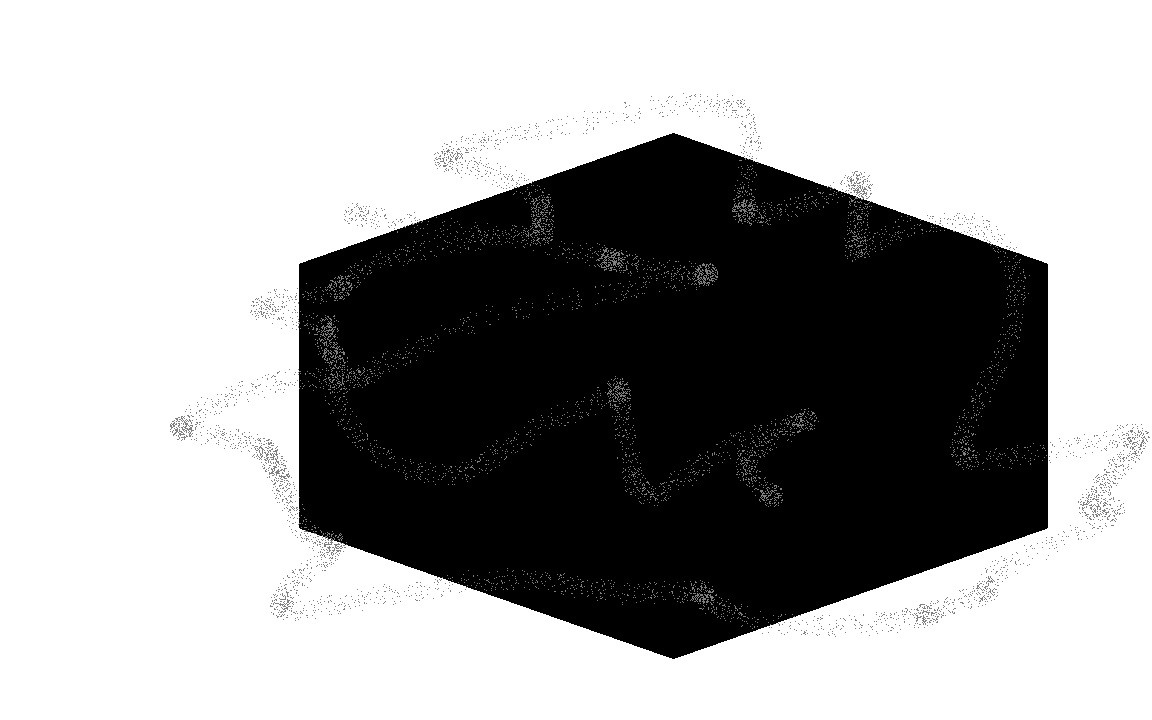
//> input picture Assignment2/school_data/HoughPicture.jpg, 1152 x 720 px
$ ./assignment2 school_data/HoughPicture.jpg   (built with g++ and OpenCV 4)
//> lines starting //> are read from the running program, lines starting //| are printed output that depends on the picture; after the words box and inside, x2 and y2 are one past the last pixel; in counts of white or black regions, pixels touching at a corner belong together
#include <opencv2/opencv.hpp>

#define CATCH(a) try{ a } catch(const std::exception& ex){ std::cout << ex.what() << std::endl; }
#define degreesToRadians(angleDegrees) ((angleDegrees) * CV_PI / 180.0)
#define radiansToDegrees(angleRadians) ((angleRadians) * 180.0 / CV_PI)

using namespace cv;

struct parameters
{
	int low_threshold;
	int high_threshold;
	int max_threshold;
	int gap;
	int max_gap;
	int line_threshold;
	int max_line_threshold;
	int erosion_method;
	int max_erosion_method;
	int erosion_size;
	int max_erosion_size;
	int gaus_size;
	int max_gaus_size;
	int dilate_method;
	int max_dilate_method;
	int dilate_size;
	int max_dilate_size;

	int circle_mindist;
	int circle_max_mindist;
	int circle_param1;
	int circle_max_param1;
	int circle_param2;
	int circle_max_param2;
	int circle_min_radius;
	int circle_max_radius;
	int circle_max_value;

	parameters()
	{
		low_threshold		= 19;
		high_threshold		= 255;
		max_threshold		= 255;
		gap					= 255;
		max_gap				= 255;
		line_threshold		= 180;
		max_line_threshold	= 255;
		erosion_method		= 0;
		max_erosion_method	= 2;
		erosion_size		= 0;
		max_erosion_size	= 255;
		gaus_size			= 12;
		max_gaus_size		= 12;
		dilate_method		= 0;
		max_dilate_method	= 2;
		dilate_size			= 0;
		max_dilate_size		= 255;
		circle_mindist		= 50;
		circle_max_mindist	= 255;
		circle_param1		= 200;
		circle_max_param1	= 1024;
		circle_param2		= 100;
		circle_max_param2	= 1024;
		circle_min_radius	= 0;
		circle_max_radius	= 1024;
		circle_max_value	= 1024;
	}
};

struct windows_names
{
	std::string params;
	std::string clean;
	std::string edges;
	std::string hough;
	std::string circlehough;

	windows_names()
	{
		params = "Parameters";
		clean = "Cleanup";
		edges = "Edges";
		hough = "Hough Lines";
		circlehough = "Circles";
	}
};

struct workspace
{
	Mat src;
	Mat src_gray;
	Mat dst_clean;
	Mat dst_edges;
	Mat dst_hough;
	Mat dst_circlehough;
};

workspace ws;
windows_names windows;
parameters params;

// lines
Scalar GetColor(int i, size_t max)
{
	if (max == 6)
	{
		return Scalar(
			255 * (i == 4 || i == 0 || i == 3),
			255 * (i == 1 || i == 3 || i == 5),
			255 * (i == 2 || i == 4 || i == 5)
		);
	}
	return Scalar(64 * (i % 5), 64 * ((1 + i) % 5), 64 * ((2 + i) % 5));
}

double Degrees(const Vec4i &v1, const Vec4i &v2, Point& r)
{
	// get cross
	Point o1(v1[0], v1[1]);
	Point p1(v1[2], v1[3]);
	Point o2(v2[0], v2[1]);
	Point p2(v2[2], v2[3]);

	Point x = o2 - o1;
	Point d1 = p1 - o1;
	Point d2 = p2 - o2;

	double cross_value = d1.x*d2.y - d1.y*d2.x;
	if (abs(cross_value) < /*EPS*/1e-8)
	{
		return 0.0;
	}

	double t1 = (x.x * d2.y - x.y * d2.x) / cross_value;
	Point b =
		o1 + d1 * t1;
	Point a =
		cv::norm(b - o1) > cv::norm(b - p1) ? o1 : p1;
	Point c =
		cv::norm(b - o2) > cv::norm(b - p2) ? o2 : p2;

	// get angle
	Point ab = { b.x - a.x, b.y - a.y };
	Point cb = { b.x - c.x, b.y - c.y };

	double dot = (ab.x * cb.x + ab.y * cb.y); // dot product
	double cross = (ab.x * cb.y - ab.y * cb.x); // cross product

	double alpha = atan2(cross, dot);

	r = b;

	return floor(alpha * 180.0 / CV_PI + 0.5);
}

Point Mid(const Point &v1, const Point &v2, double distance = 0.5)
{
	return (v1 + v2) * distance;
}

Point Mid(const Vec4i &v1, const Vec4i &v2, double distance = 0.5)
{
	return Mid(
		Mid(Point(v1[0], v1[1]), Point(v1[2], v1[3])),
		Mid(Point(v2[0], v2[1]), Point(v2[2], v2[3])),
		distance
	);
}

std::pair<int, int> FindNeightbour(const std::vector<Vec4i>& lines, int location, int point, double max_distance = 25.0)
{
	int real_point = 2 * point;
	Point a(lines[location][real_point + 0], lines[location][real_point + 1]);

	for (int i = 0; i < lines.size(); ++i)
	{
		if (i == location)
		{
			continue;
		}

		for (int j = 0; j < 2; ++j)
		{
			int j_point = 2 * j;
			Point b(lines[i][j_point + 0], lines[i][j_point + 1]);
			if (cv::norm(b - a) < max_distance)
			{
				return std::pair<int, int>(i, j);
			}
		}
	}

	return std::pair<int, int>(location, point);
}

void HoughUpdate(int a, void* b)
{
	std::vector<Vec4i> lines;
	char counter[2] = { 'a', 0 };

	HoughLinesP(ws.dst_edges, lines, 1, CV_PI / 180, params.line_threshold, 0, params.gap);
	cvtColor(ws.dst_edges, ws.dst_hough, CV_GRAY2BGR);
	for (int i = 0; i < lines.size(); i++)
	{
		Vec4i l = lines[i];
		line(ws.dst_hough, Point(l[0], l[1]), Point(l[2], l[3]), GetColor(i, lines.size()), 3, CV_AA);

		for(int j = 0; j < 2; ++j)
		{
			std::pair<int, int> neightbour = FindNeightbour(lines, i, j);
			if (neightbour.first > i)
			{
				Vec4i p = lines[neightbour.first];
				Point r;
				double degrees = Degrees(l, p, r);
				Point mid = Mid(l, p);

				std::string corner
					= std::string(counter)
					+ "(" + std::to_string(r.x) + ", " + std::to_string(r.y) + ")"
					+ " " + std::to_string((int)degrees) + "deg";

				putText(ws.dst_hough, corner, mid,
					FONT_HERSHEY_COMPLEX_SMALL, 0.8, GetColor(i, lines.size()), 1, CV_AA);
				putText(ws.dst_hough, corner, mid - Point(1, 1),
					FONT_HERSHEY_COMPLEX_SMALL, 0.8, GetColor(i - 1, lines.size()), 1, CV_AA);

				++counter[0];
			}
		}
	}

	imshow(windows.hough, ws.dst_hough);
}

// circles

void CircleUpdate(int a, void* b)
{
	std::vector<Vec3f> circles;

	GaussianBlur(ws.dst_edges, ws.dst_circlehough, Size(1 + params.gaus_size * 2, 1 + params.gaus_size * 2), 0.0);
	HoughCircles(ws.dst_edges, circles, CV_HOUGH_GRADIENT, 1, params.circle_mindist, params.circle_param1, params.circle_param2, params.circle_min_radius, params.circle_max_radius);

	ws.dst_circlehough = ws.src.clone();

	for (size_t i = 0; i < circles.size(); i++)
	{
		Point center(cvRound(circles[i][0]), cvRound(circles[i][1]));
		int radius = cvRound(circles[i][2]);

		circle(ws.dst_circlehough, center, 3, Scalar(0, 255, 0), -1, 8, 0);
		circle(ws.dst_circlehough, center, radius, Scalar(0, 0, 255), 3, 8, 0);
	}

	imshow(windows.circlehough, ws.dst_circlehough);
}

// main

void EdgesUpdate(int a, void* b)
{
	Canny(ws.dst_clean, ws.dst_edges, params.low_threshold, params.high_threshold, 3);

	imshow(windows.edges, ws.dst_edges);

	CircleUpdate(a, b);
	HoughUpdate(a, b);
}

void CleanUpdate(int a, void* b)
{
	if (params.gaus_size > 0)
	{
		GaussianBlur(ws.src_gray, ws.dst_clean, Size(1 + params.gaus_size * 2, 1 + params.gaus_size * 2), 0.0);
	}
	else
	{
		ws.dst_clean = ws.src_gray.clone();
	}

	if (params.erosion_size > 0)
	{
		Mat element = getStructuringElement(params.erosion_method,
			Size(2 * params.erosion_size + 1, 2 * params.erosion_size + 1),
			Point(params.erosion_size, params.erosion_size));

		erode(ws.dst_clean, ws.dst_clean, element);
	}

	if (params.dilate_size > 0)
	{
		Mat element = getStructuringElement(params.dilate_method,
			Size(2 * params.dilate_size + 1, 2 * params.dilate_size + 1),
			Point(params.dilate_size, params.dilate_size));

		dilate(ws.dst_clean, ws.dst_clean, element);
	}

	imshow(windows.clean, ws.dst_clean);

	EdgesUpdate(a, b);
}

void CreateWindows()
{
	namedWindow(windows.params, CV_WINDOW_NORMAL);
	namedWindow(windows.clean, CV_WINDOW_AUTOSIZE);
	namedWindow(windows.edges, CV_WINDOW_AUTOSIZE);
	namedWindow(windows.hough, CV_WINDOW_AUTOSIZE);
	namedWindow(windows.circlehough, CV_WINDOW_AUTOSIZE);

	createTrackbar("Low Thres:", windows.params, &params.low_threshold, params.max_threshold, CleanUpdate);
	createTrackbar("High Thres:", windows.params, &params.high_threshold, params.max_threshold, CleanUpdate);
	createTrackbar("Max Gap:", windows.params, &params.gap, params.max_gap, CleanUpdate);
	createTrackbar("Line Threshold:", windows.params, &params.line_threshold, params.max_line_threshold, CleanUpdate);
	createTrackbar("Erosion Method:", windows.params, &params.erosion_method, params.max_erosion_method, CleanUpdate);
	createTrackbar("Erosion Size:", windows.params, &params.erosion_size, params.max_erosion_size, CleanUpdate);
	createTrackbar("Dilate Method:", windows.params, &params.dilate_method, params.max_dilate_method, CleanUpdate);
	createTrackbar("Dilate Size:", windows.params, &params.dilate_size, params.max_dilate_size, CleanUpdate);
	createTrackbar("Gaus Size:", windows.params, &params.gaus_size, params.max_gaus_size, CleanUpdate);

	createTrackbar("Circle Dmin:", windows.params, &params.circle_mindist, params.circle_max_mindist, CleanUpdate);
	createTrackbar("Circle P1:", windows.params, &params.circle_param1, params.circle_max_param1, CleanUpdate);
	createTrackbar("Circle P2:", windows.params, &params.circle_param2, params.circle_max_param2, CleanUpdate);
	createTrackbar("Circle Rmin:", windows.params, &params.circle_min_radius, params.circle_max_value, CleanUpdate);
	createTrackbar("Circle Rmax:", windows.params, &params.circle_max_radius, params.circle_max_value, CleanUpdate);
}

int main(int argc, char** argv)
{
	if (argc < 2)
	{
		return 1;
	}
	// "HoughPicture.jpg"
	// "EuroCoins.jpg"
	// "EuroCoins2.jpg"

	/// Load an image
	ws.src = imread(argv[1]);
//> ws.src is the input picture: 720 rows x 1152 cols, CV_8UC3; min 0, max 255, mean 164.3
	if (argv[1][0] == 'E')
	{
		params.gaus_size = 2;
	}

	/// Convert the image to grayscale
	cvtColor(ws.src, ws.src_gray, CV_BGR2GRAY);

	CreateWindows();

	CleanUpdate(0, nullptr);
//> in CleanUpdate, `GaussianBlur(ws.src_gray, ws.dst_clean, Size(1 + params.gaus_size * 2,..`:
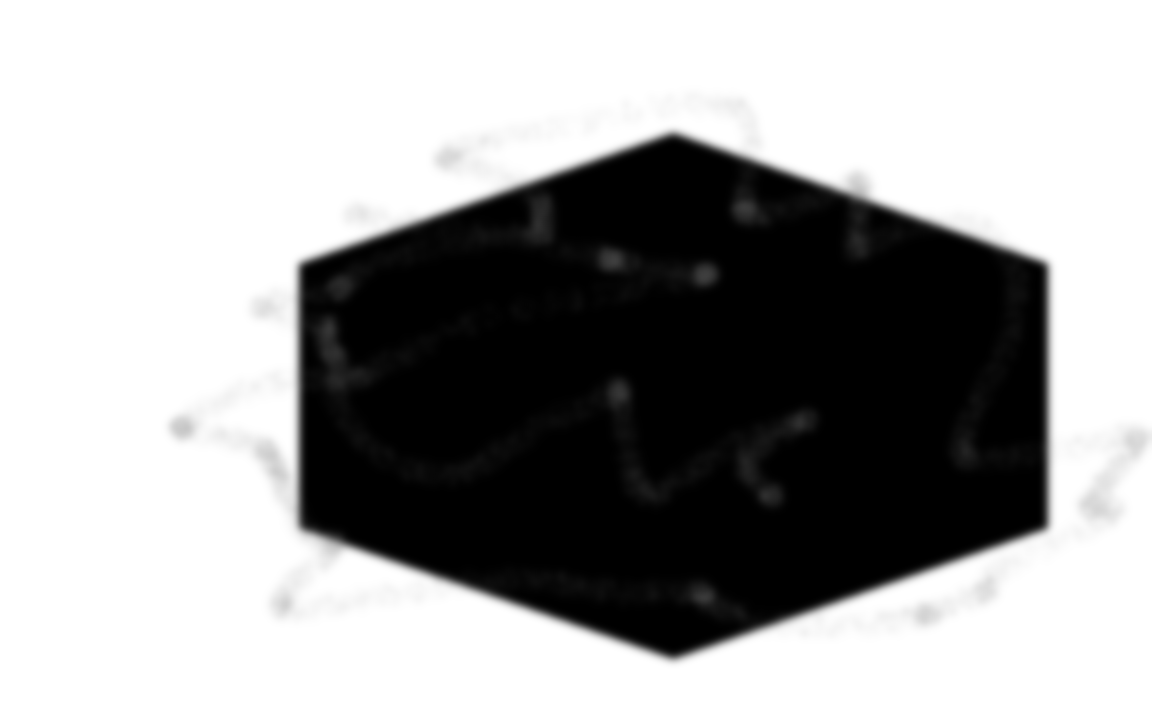
//> ws.dst_clean: 720 rows x 1152 cols, CV_8UC1; min 0, max 255, mean 164.3
//> in EdgesUpdate, `Canny(ws.dst_clean, ws.dst_edges, params.low_threshold, params.high_th..`:
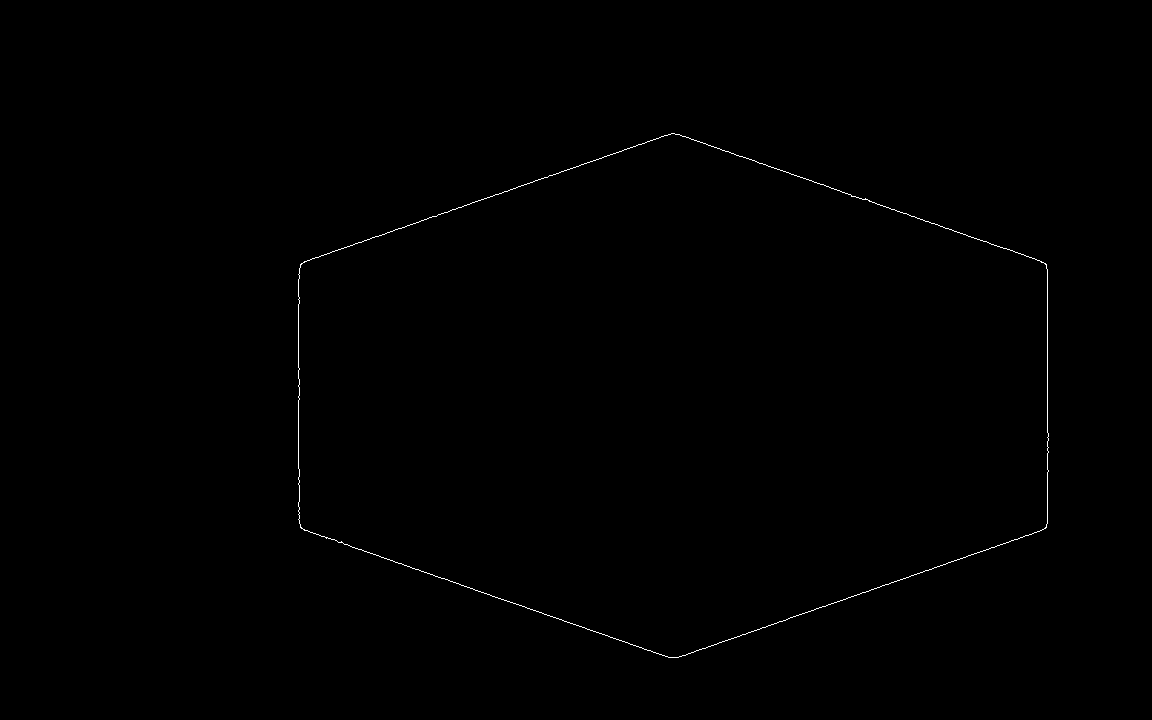
//> ws.dst_edges: 720 rows x 1152 cols, CV_8UC1; 0.24% white in thin lines or dots, all inside (x1, y1, x2, y2) = (298, 133, 1049, 658)
//> in CircleUpdate, `GaussianBlur(ws.dst_edges, ws.dst_circlehough, Size(1 + params.gaus_si..`:
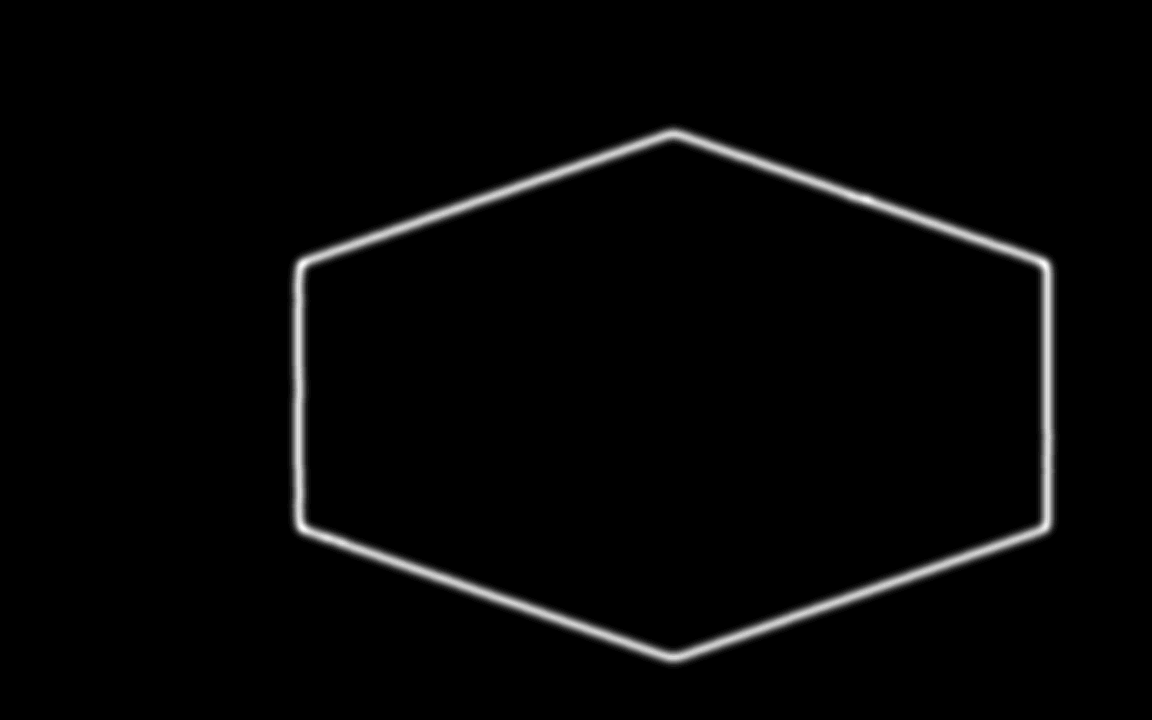
//> ws.dst_circlehough: 720 rows x 1152 cols, CV_8UC1; min 0, max 29, mean 0.6; drawn with min black and max white
//> in CircleUpdate, `HoughCircles(ws.dst_edges, circles, CV_HOUGH_GRADIENT, 1, params.circl..`: circles = empty
//> in HoughUpdate, `HoughLinesP(ws.dst_edges, lines, 1, CV_PI / 180, params.line_threshold..`: lines = 6 lines (x1, y1, x2, y2): [1047, 523, 1047, 269], [412, 568, 670, 657], [676, 657, 931, 569], [671, 133, 1039, 260], [312, 258, 674, 133], [298, 519, 298, 274]
//> the loop in HoughUpdate, `for (int i = 0; i < lines.size(); i++)` made 6 passes
//> after the loop in HoughUpdate, `for (int i = 0; i < lines.size(); i++)`:
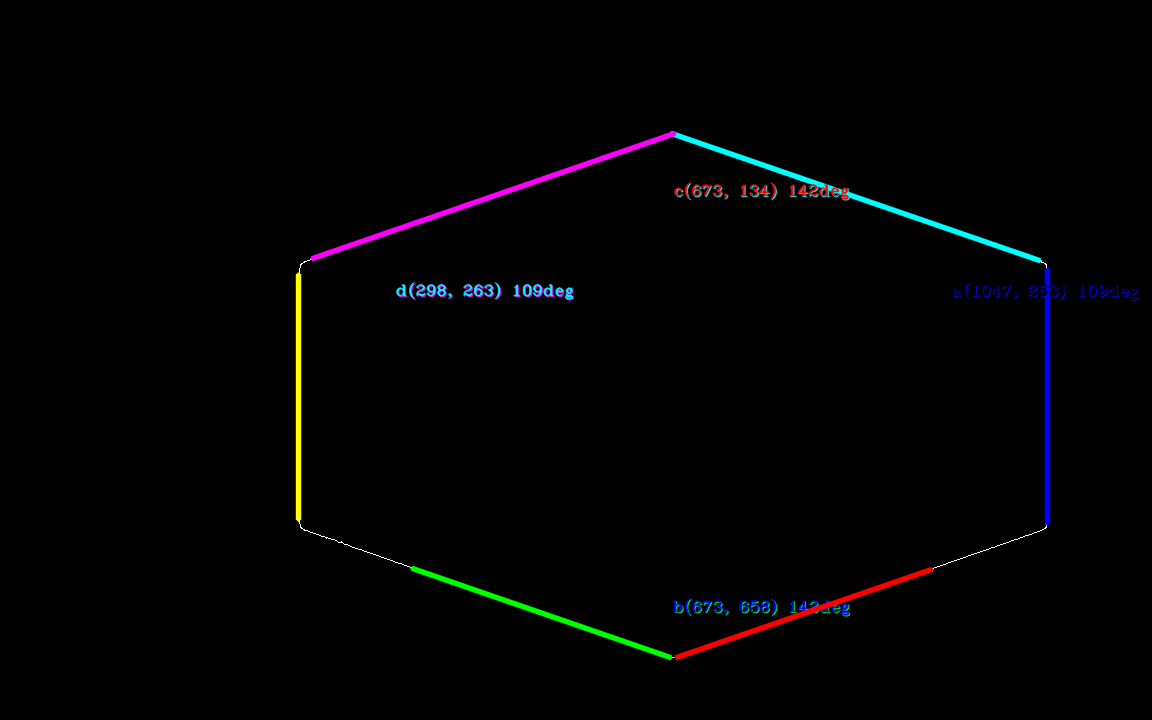
//> ws.dst_hough: 720 rows x 1152 cols, CV_8UC3; mean B, G, R 2.5, 2, 1.9

	/// Wait until user exit program by pressing a key
	waitKey(0);

	return 0;
}
